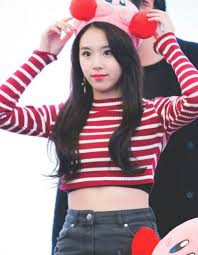
#> input picture 영상 및 비디오 입출력/data/young.jfif, 198 x 255 px
$ python '2.6 서브플롯에 영상표시.py'
#> lines starting #> are read from the running program, lines starting #| are printed output that depends on the picture
#0206.py

import cv2
from matplotlib import pyplot as plt

path = './data/'
imgBGR1 = cv2.imread(path + 'young.jfif')
#> imgBGR1 is the input picture: shape (255, 198, 3); mean B, G, R 148, 140.2, 169.1
imgBGR3 = cv2.imread(path + 'apple.jpg')
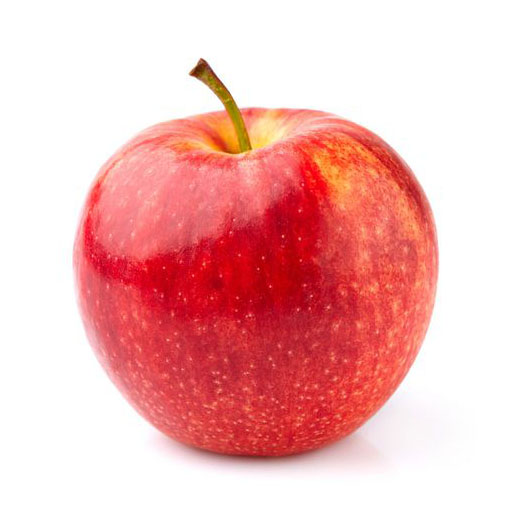
#> input picture 영상 및 비디오 입출력/data/apple.jpg, 512 x 512 px
#> imgBGR3 is the input picture: shape (512, 512, 3); mean B, G, R 183, 183.5, 241.8
imgBGR2 = cv2.imread(path + 'baboon.jpg')
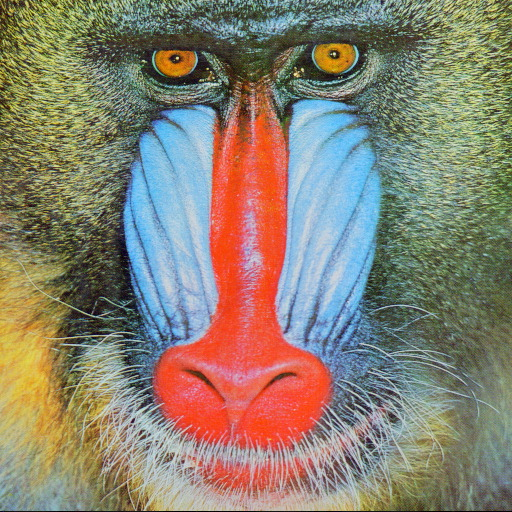
#> input picture 영상 및 비디오 입출력/data/baboon.jpg, 512 x 512 px
#> imgBGR2 is the input picture: shape (512, 512, 3); mean B, G, R 112.9, 129.1, 137.1
imgBGR4 = cv2.imread(path + 'orange.jpg')
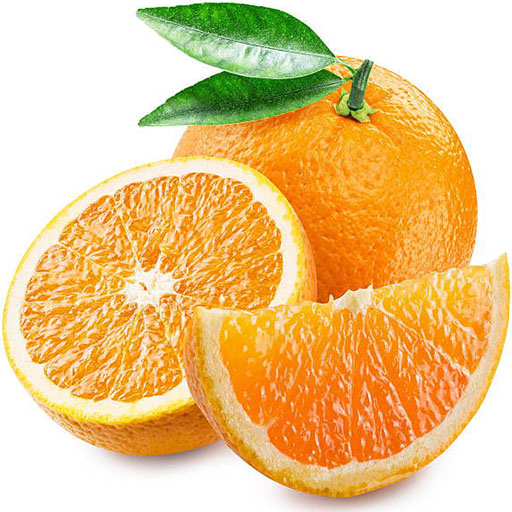
#> input picture 영상 및 비디오 입출력/data/orange.jpg, 512 x 512 px
#> imgBGR4 is the input picture: shape (512, 512, 3); mean B, G, R 136.7, 197.6, 234.5

#컬러 변환 : BGR -> RGB

imgRGB1 = cv2.cvtColor(imgBGR1 , cv2.COLOR_BGR2RGB)
imgRGB2 = cv2.cvtColor(imgBGR2 , cv2.COLOR_BGR2RGB)
imgRGB3 = cv2.cvtColor(imgBGR3 , cv2.COLOR_BGR2RGB)
imgRGB4 = cv2.cvtColor(imgBGR4 , cv2.COLOR_BGR2RGB)

#add a subplot to the current figure
flg, ax = plt.subplots(2,2, figsize = (10,10),sharex =True, sharey = True)
#sharex , sharey  True 일씨 원래 사진크기로 맞춰짐
flg.canvas.set_window_title('Sample Pictures')


#aspect=auto -> 출력된 plot 창의 크기를 변경하여도 사진이 깨지지 않는다
ax[0][0].axis('off')
ax[0][0].imshow(imgRGB1,aspect = 'auto')

ax[0][1].axis('off')
ax[0][1].imshow(imgRGB2,aspect = 'auto')

ax[1][0].axis('off')
ax[1][0].imshow(imgRGB3,aspect = 'auto')

ax[1][1].axis('off')
ax[1][1].imshow(imgRGB4,aspect = 'auto')

plt.subplots_adjust(left=0, bottom=0, right=1, top=1, wspace=0.05, hspace = 0.05) # 가로 , 세로 여백 0.5
plt.savefig("./data/0206.png", bbox_inches = 'tight')
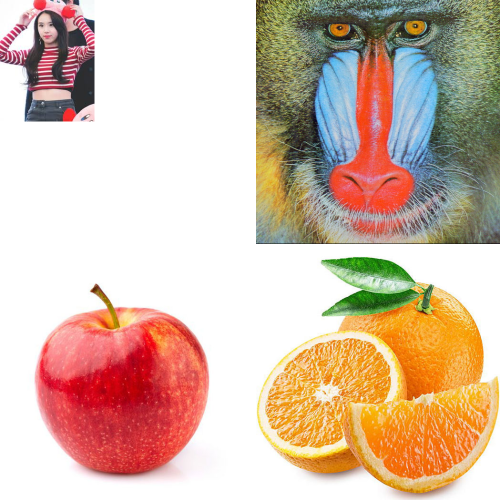
#> figure drawn by matplotlib, 4 panels
plt.show()
